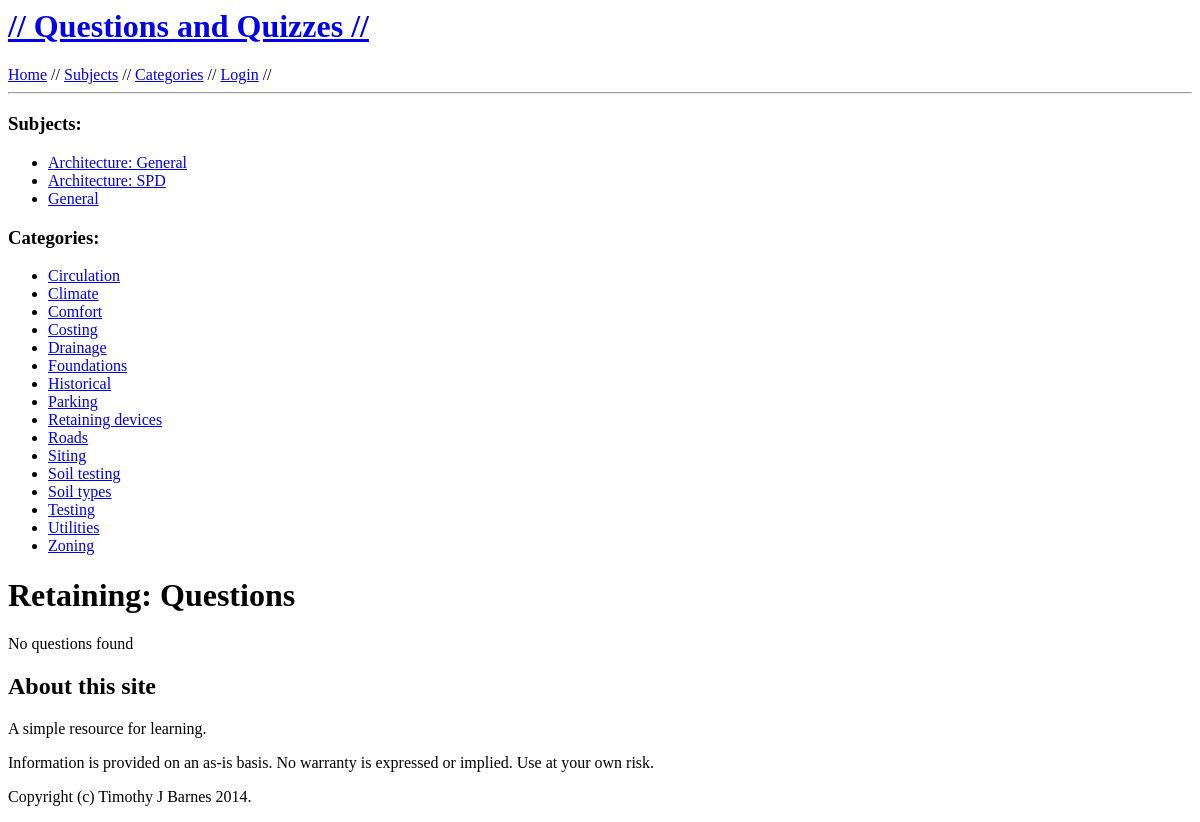
Before: /educate/q/Retaining/ with the older database file.
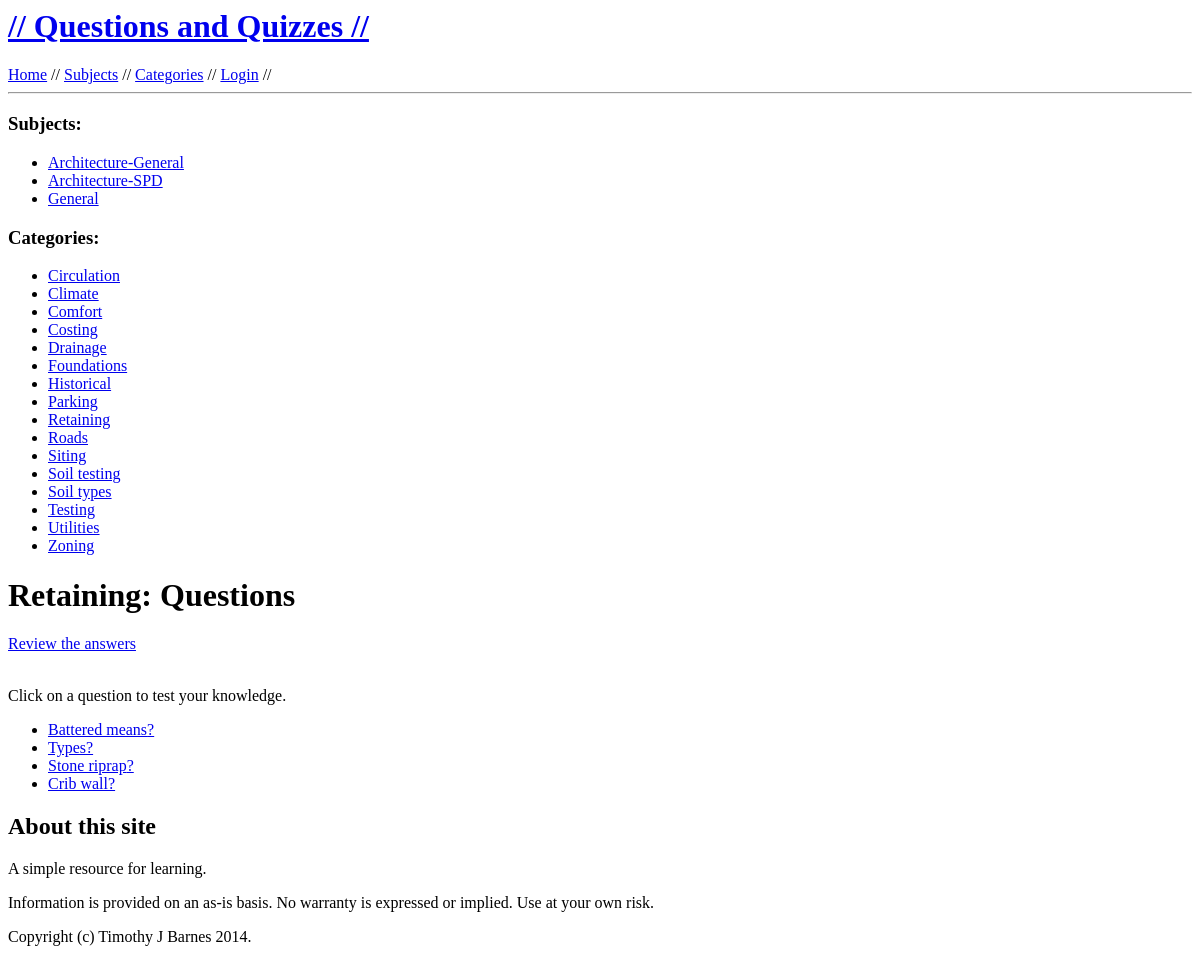
After: the same page with the newer database file.
### educate/models.py (models this page shows, shortened)
class Subject(models.Model):
    name = models.CharField(max_length=40)
    description = models.CharField(max_length=200, default='-description-')

class Category(models.Model):
    subject = models.ForeignKey(Subject)
    name = models.CharField(max_length=40)
    description = models.CharField(max_length=200, default='-description-')

class Question(models.Model):
    category = models.ForeignKey(Category)
    question = models.CharField(max_length=200)
    answer = models.CharField(max_length=200)

### educate/views.py (the view)
# urls.py: url(r'^q/(?P<category>[a-zA-Z%:,\- \d]+)/$', views.QuestionsView.as_view(), name='questions'),
class QuestionsView(generic.ListView):
    template_name = 'educate/questions.html'
    context_object_name = 'question_list'
    def get_context_data(self, **kwargs):
        context = super(QuestionsView, self).get_context_data(**kwargs)
        context.update({
            'registered':self.request.user.is_authenticated(),
            'username': self.request.user.username,
            'category': self.kwargs['category'],
            'subject_list': Subject.objects.order_by('name'),
            'category_list': Category.objects.order_by('name'),
        })
        return context
    def get_queryset(self):
        return Question.objects.filter(category__name=self.kwargs['category'])

### educate/templates/educate/questions.html (shortened to what this page needs)
{% extends "educate/base.html" %}
{% block title %}
<h1 class="pagetitle">{{ category }}: Questions</h1>
{% endblock %}
{% block content %}
  {% if question_list %}
    {% if review %}
      <a href="{% url 'questions' category %}">Hide answers</a>
    {% else %}
      <a href="{% url 'review_questions' category %}">Review the answers</a>
      <br /><br />
      <p>Click on a question to test your knowledge.</p>
    {% endif %}
  <ul>
    {% for q in question_list %}
    <li><a href="{% url 'ask' q.id %}">{{ q.question }}?</a>
    </li>
    {% endfor %}
  </ul>
  {% else %}
  <p>No questions found</p>
  {% endif %}
{% endblock %}

### educate/templates/educate/base.html (shortened to what this page needs)
{% load staticfiles %}
<html xmlns="http://www.w3.org/1999/xhtml" xml:lang="en" lang="en">
  <head>
    <link rel="stylesheet" type="text/css" href="{% static 'educate/educate.css' %}" />
  </head>
  <body>
    <div id="main">
      <div id="banner">
	<h1><a href="{% url 'home' %}">// Questions and Quizzes //</a></h1>
      </div>
      <div id="nav">
	{% block nav %}
	<a href="{% url 'home' %}">Home</a> //
        <a href="{% url 'all_subjects' %}">Subjects</a> //
	<a href="{% url 'all_categories' %}">Categories</a> //
	{% if registered %}
	Logged in as {{ username }} //
	<a href="/admin/">Admin</a> //
	<a href="{% url 'auth_logout' %}">Logout</a> //
	{% else %}
	<a href="{% url 'auth_login' %}">Login</a> //
	{% endif %}
	{% endblock %}
      </div>
      <hr>
      <div id="sidebar">
	<div id="menu">
	  {% block menu %}
	  {% if subject_list %}
	  <h3>Subjects:</h3>
	  <ul>
	    {% for sub in subject_list %}
	    <li><a href="{% url 'categories' sub.name %}">{{ sub.name }}</a></li>
	    {% endfor %}
	  </ul>
	  {% endif %}
	  {% if category_list %}
	  <h3>Categories:</h3>
	  <ul>
	    {% for cat in category_list %}
	    <li><a href="{% url 'questions' cat.name %}">{{ cat.name }}</a></li>
	    {% endfor %}
	  </ul>
	  {% endif %}
	  {% endblock %}
	</div>
      </div>
      <div id=content>
      {% block title %}<h1 class="pagetitle">Home</h1><br />{% endblock %}
	{% block content %}{% endblock %}
	{% block footer %}
	<div id=byline>
	  <h2>About this site</h2>
	  <p>A simple resource for learning.</p>
	  <p>Information is provided on an as-is basis. No warranty is expressed or implied. Use at your own risk.</p>
	  <p>Copyright (c) Timothy J Barnes 2014.</p>
	</div>
	{% endblock %}
      </div>
    </div>
</body>
</html>

Changed rows visible on the page:
changed Subject: name "Architecture: General" → "Architecture-General"
changed Subject: name "Architecture: SPD" → "Architecture-SPD"
changed Category: name "Retaining devices" → "Retaining"; name (not shown) → "Retaining"
now on this page (row unchanged): Question: question "Battered means"
now on this page (row unchanged): Question: question "Types"
now on this page (row unchanged): Question: question "Stone riprap"
now on this page (row unchanged): Question: question "Crib wall"
Other visible differences:
{{ category }}: "Retaining" → (not shown)
text no longer shown: "No questions found"
text now shown: "Review the answers Click on a question to test your knowledge."
